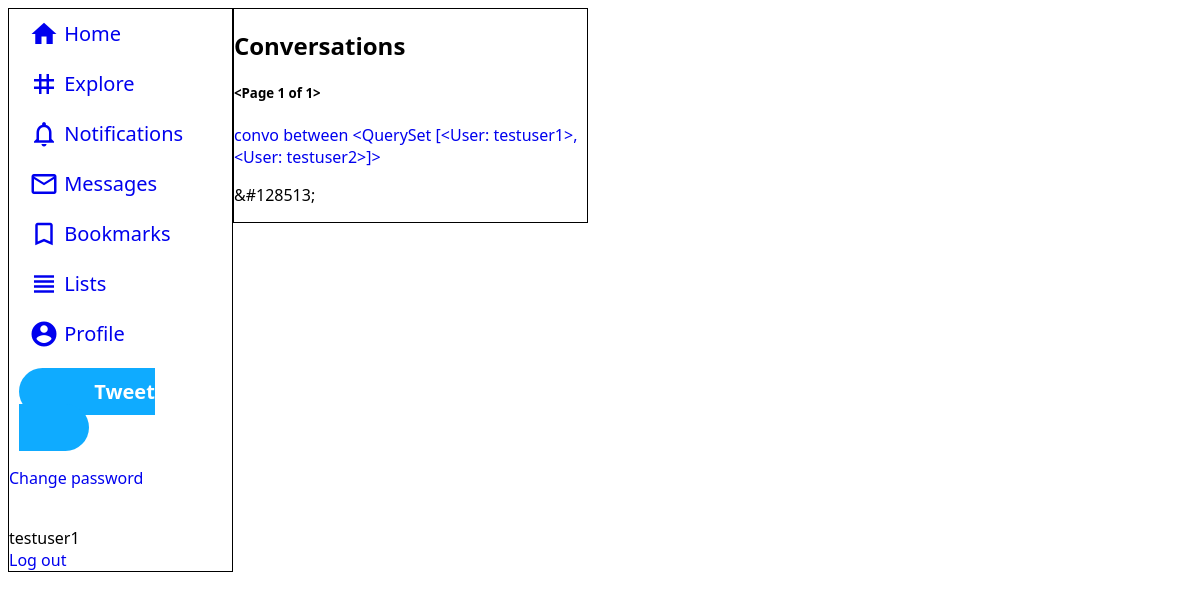
The page /conversations/ (signed in) on the database its author committed.
### twitter/models.py (models this page shows, shortened)
class User(AbstractUser):
  username_validator = UsernameValidator()
  email_validator = EmailValidator()
  url_validator = URLValidator()
  phone_validator = PhoneValidator()
  username = models.CharField(_("username"),
                              max_length=15, unique=True,
                              help_text=_("Required. 15 characters or fewer. Letters, digits and _ only."),
                              validators=[username_validator],
                              error_messages={"unique": _("A user with that username already exists."), }, )
  email = models.EmailField(_('email'),
                            unique=True,
                            error_messages={"unique": _("A user with that email already exists."), },
                            validators=[email_validator], )
  phone = models.CharField(_("phone"),
                           max_length=20, unique=True, blank=True, null=True,
                           help_text=_("Full phone number with country code"),
                           validators=[username_validator],
                           error_messages={"unique": _("A user with that phone number already exists."), }, )
  name = models.CharField(max_length=50)
  link = models.CharField(max_length=50, blank=True, validators=[url_validator])
  userpic = models.ImageField(default='default.jpg', upload_to='userpics')
  background = models.ImageField(default='default.jpg', upload_to='backgrounds')
  is_verified = models.BooleanField(default=False)
  bio = models.TextField(max_length=160, blank=True)
  blocked = models.ManyToManyField('self', symmetrical=False, related_name='user_blocked')
  muted = models.ManyToManyField('self', symmetrical=False, related_name='user_muted')
  followers = models.ManyToManyField('self', symmetrical=False, related_name='user_followers')
  following = models.ManyToManyField('self', symmetrical=False, related_name='user_following')
  conversations = models.ManyToManyField('Conversation', symmetrical=False, related_name='user_conversations')
  tweets = models.ManyToManyField('Tweet', symmetrical=False, related_name='user_tweets')
  likes = models.ManyToManyField('Tweet', symmetrical=False, related_name='user_likes')
  bookmarks = models.ManyToManyField('Tweet', symmetrical=False, related_name='user_bookmarks')
  notifications = models.ManyToManyField('Notification', symmetrical=False, related_name='user_notifications')
  is_private = models.BooleanField(default=False)
  lists = models.ManyToManyField('TweetList', symmetrical=False, related_name='user_lists')
  def __str__(self):
    return f'{self.username}'

class Conversation(models.Model):
  is_pinned = models.BooleanField(default=False)
  messages = models.ManyToManyField(Message, symmetrical=False, related_name='convo_messages')
  participants = models.ManyToManyField(User, symmetrical=False, related_name='convo_participants')
  def __str__(self):
    return f"convo between {self.participants.all()}"

### twitter/views.py (the view)
# urls.py: path('conversations/', conversations, name='conversations'),
@login_required
def conversations(request):
  conversations=request.user.conversations.all()
  paginator=Paginator(conversations,2)
  page_number=request.GET.get('page')
  page_obj=paginator.get_page(page_number)
  reactions=["128514","128513","128512","128511","128515","128516"]
  return render(request,'twitter/conversations.html',
                {'conversations':page_obj,'reactions':reactions})

### twitter/templates/twitter/conversations.html (shortened to what this page needs)
{%extends 'twitter/base.html'%}
{% block conversations %}
<section class="col mid" style="width:30%;">
  <h2>Conversations</h2>
  <h5>{{conversations}}</h5>
  {% for conversation in conversations %}
  <div>
    <a href="{%url 'one_conversation' conversation.pk %}">{{conversation}}</a>
  </div>
  {%endfor%}
<p>&#{{reactions.1}};</p>
</section>
{% endblock %}

### twitter/templates/twitter/base.html (shortened to what this page needs)
<!DOCTYPE html>
<html lang="en">
<head>
</head>
<body>
<section id="navbar" class="col left">
{% if user.is_authenticated %}
<div class="divnavlink">
<a class="navlink" href="{% url 'feed' %}">
  <span class="material-icons">home</span>
  <span>Home</span>
</a>
</div>
<div class="divnavlink">
<a class="navlink" href="{% url 'feed' %}">
  <span class="material-icons">tag</span>
  <span>Explore</span>
</a>
</div>
<div class="divnavlink">
<a class="navlink" href="{% url 'notifications' %}">
  <span class="material-icons">notifications_none</span>
  <span>Notifications</span>
</a>
</div>
<div class="divnavlink">
<a class="navlink" href="{% url 'conversations' %}">
  <span class="material-icons">mail_outline</span>
  <span>Messages</span>
</a>
</div>
<div class="divnavlink">
<a class="navlink" href="{% url 'bookmarks' %}">
  <span class="material-icons">bookmark_border</span>
  <span>Bookmarks</span>
</a>
</div>
<div class="divnavlink">
<a class="navlink" href="{% url 'feed' %}">
  <span class="material-icons">view_headline</span>
  <span>Lists</span>
</a>
</div>
<div class="divnavlink">
<a class="navlink" href="{% url 'userfeed' user.pk %}">
  <span class="material-icons">account_circle</span>
  <span>Profile</span>
</a>
</div>
<div class="divnavlink">
<a class="big-tweet-button" href="{% url 'feed' %}">
  <span>Tweet</span>
  </a>
</div>
<p><a href="{% url 'password_change' %}">Change password</a></p>
<br>
<div>{{user}}</div>
<a href="{% url 'logout' %}">Log out</a>
{% endif %}
</section>
{% block conversations %}
{%endblock%}
</body>
</html>

### twitter/templates/twitter/base.html (style rules this page uses)
* { box-sizing: border-box; font-family: 'Segoe UI', Tahoma, Geneva, Verdana, sans-serif; }
.navlink { border-radius:50px; width:auto; padding:10px 25px 10px 10px; font-size: 20px; }
.divnavlink { padding:10px; }
.navlink .material-icons { vertical-align: -8px; font-size:30px; }
a { text-decoration:none; }
.col { float:left; border:1px solid; }
.left { width:19%; height:100%; }
.mid { width:50%; }
a.big-tweet-button { background-color:rgb(15, 171, 255); color:white; padding:10px 40px; border-radius:50px; font-size: 20px; font-weight: bold; text-align: center; }

### rows shown on the page
User: username "testuser1"
Conversation: id.username "convo between <QuerySet [<User: testuser1>, <User: testuser2>]>"

### other values the page prints
{{ conversations }} "<Page 1 of 1>"
{{ reactions.1 }} "128513"
